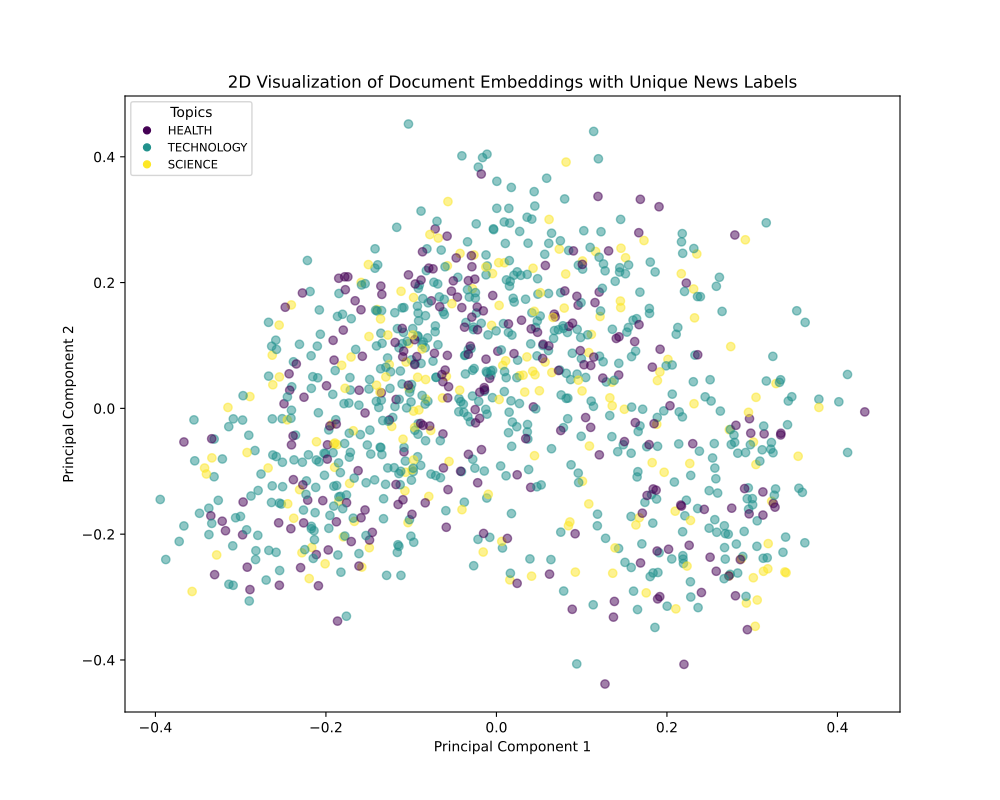

Write Python code to recreate this figure.
;==========================================
; Title: 2d_visualization
; Author: Solmaz Seyed Monir
; Date:   3 March 2024
;==========================================

import numpy as np
import matplotlib.pyplot as plt
from sklearn.decomposition import PCA
from sentence_transformers import SentenceTransformer


model = SentenceTransformer('all-MiniLM-L6-v2')
embeddings = model.encode([example.texts[0] for example in faiss_train_examples])


unique_titles = []
unique_embeddings = []
unique_topics = []


for title, embedding in zip(pdf_subset['title'], embeddings):
    topic = pdf_subset[pdf_subset['title'] == title]['topic'].values[0]
    if title not in unique_titles:
        unique_titles.append(title)
        unique_embeddings.append(embedding)
        unique_topics.append(topic)


unique_embeddings = np.array(unique_embeddings)


pca = PCA(n_components=2) 
embeddings_2d = pca.fit_transform(unique_embeddings)
unique_topics_set = list(set(unique_topics))
colors = plt.cm.viridis(np.linspace(0, 1, len(unique_topics_set)))

topic_color_map = {topic: color for topic, color in zip(unique_topics_set, colors)}

plt.figure(figsize=(10, 8))
for i, topic in enumerate(unique_topics):
    color = topic_color_map[topic]
    plt.scatter(embeddings_2d[i, 0], embeddings_2d[i, 1], color=color, label=topic, alpha=0.5)


handles = []
for topic in unique_topics_set:
    color = topic_color_map[topic]
    handles.append(plt.Line2D([], [], marker='o', color=color, linestyle='None', markersize=5, label=topic))
plt.legend(handles=handles, title='Topics', loc='upper left', fontsize='small')

plt.title('2D Visualization of Document Embeddings with Unique News Labels')
plt.xlabel('Principal Component 1')
plt.ylabel('Principal Component 2')
plt.show()
